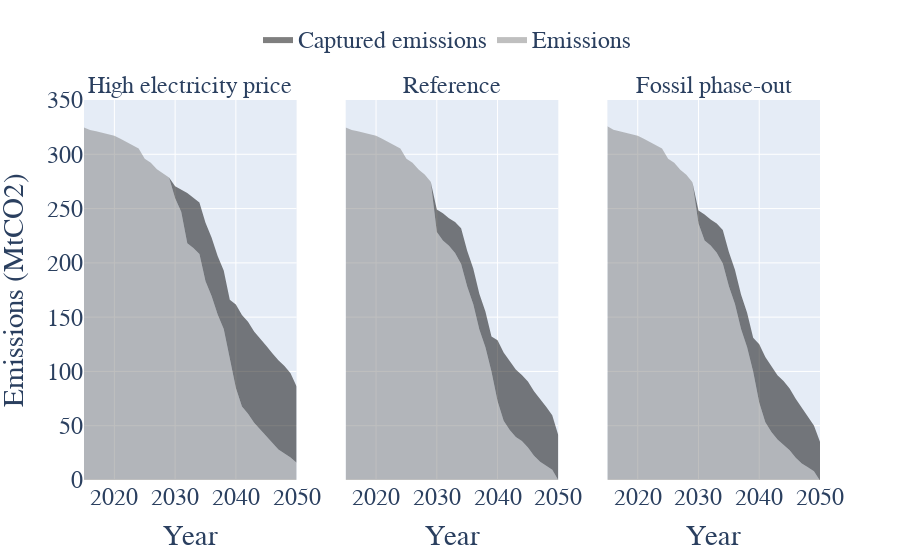

Source (notebook cell):
### Code cell
fig =make_subplots(rows=1, cols=3,subplot_titles=list(scen.keys()),shared_yaxes=True)
for i in range(len(scen.keys())):
    emissions_agg=scen[list(scen.keys())[i]]['emissions'].drop(["Sector","Country"],axis=1).groupby(by=["Year"]).sum().reset_index()
    captured_emissions_agg=scen[list(scen.keys())[i]]['captured_emissions'].drop(["Technology","Sector","Country"],axis=1).groupby(by="Year").sum().reset_index()
    showlegend=[True,False,False]
    fig.add_trace(go.Scatter(
        name="Emissions",
        x=emissions_agg.Year, y=emissions_agg.Emissions*1e-6,
        mode='lines',
        line=dict(width=0, color='grey'),
        stackgroup='one',showlegend=showlegend[i]
    ),row=1, col=i+1)
    fig.add_trace(go.Scatter(
        name="Captured emissions",
        x=captured_emissions_agg.Year, y=captured_emissions_agg.Captured_emissions*1e-6,
        mode='lines',
        line=dict(width=0, color='black'),
        stackgroup='one',showlegend=showlegend[i]
    ),row=1, col=i+1)

    fig.update_xaxes(title_text="Year", row=1, col=i+1)

fig.update_layout(#title='CO2 emissions in EU-5+1',title_x=0.5,
                   yaxis_title='Emissions (MtCO2)')
fig.update_yaxes(range=[0,350])
fig.update_layout(
    font=dict(
        family="Times New Roman",size=24)
    )
fig.update_layout(legend=dict(
    orientation="h",
    yanchor="bottom",
    y=1.1,
    xanchor="right",
    x=0.75
))
fig.update_annotations(font_size=24)

fig.show()

### Figure 1 — Plotly figure (JSON) as saved in the notebook; plotly's stock layout.template omitted (floating-point values rounded to 4 significant figures)
{"data": [{"line": {"color": "grey", "width": 0}, "mode": "lines", "name": "Emissions", "showlegend": true, "stackgroup": "one", "type": "scatter", "x": [2015, 2016, 2017, 2018, 2019, 2020, 2021, 2022, 2023, 2024, 2025, 2026, 2027, 2028, 2029, 2030, 2031, 2032, 2033, 2034, 2035, 2036, 2037, 2038, 2039, 2040, 2041, 2042, 2043, 2044, 2045, 2046, 2047, 2048, 2049, 2050], "xaxis": "x", "y": [324.8, 322.5, 321.2, 319.9, 318.4, 317.0, 314.3, 311.4, 308.5, 305.3, 295.8, 292.2, 286.3, 282.6, 278.6, 259.5, 247.0, 218.0, 213.7, 208.1, 182.9, 169.5, 152.4, 139.1, 112.5, 84.66, 67.79, 60.94, 52.74, 46.39, 40.65, 33.59, 28.02, 24.42, 20.77, 15.99], "yaxis": "y"}, {"line": {"color": "black", "width": 0}, "mode": "lines", "name": "Captured emissions", "showlegend": true, "stackgroup": "one", "type": "scatter", "x": [2015, 2016, 2017, 2018, 2019, 2020, 2021, 2022, 2023, 2024, 2025, 2026, 2027, 2028, 2029, 2030, 2031, 2032, 2033, 2034, 2035, 2036, 2037, 2038, 2039, 2040, 2041, 2042, 2043, 2044, 2045, 2046, 2047, 2048, 2049, 2050], "xaxis": "x", "y": [0, 0, 0, 0, 0, 0, 0, 0, 0, 0, 0, 0, 0, 0, 0, 10.95, 20.67, 46.24, 46.24, 47.58, 53.9, 53.9, 53.9, 53.91, 53.44, 76.89, 84.16, 84.81, 84.04, 84.13, 83.07, 83.14, 82.25, 80.68, 77.67, 70.2], "yaxis": "y"}, {"line": {"color": "grey", "width": 0}, "mode": "lines", "name": "Emissions", "showlegend": false, "stackgroup": "one", "type": "scatter", "x": [2015, 2016, 2017, 2018, 2019, 2020, 2021, 2022, 2023, 2024, 2025, 2026, 2027, 2028, 2029, 2030, 2031, 2032, 2033, 2034, 2035, 2036, 2037, 2038, 2039, 2040, 2041, 2042, 2043, 2044, 2045, 2046, 2047, 2048, 2049, 2050], "xaxis": "x2", "y": [324.6, 322.5, 321.2, 319.9, 318.4, 317.0, 314.3, 311.4, 308.5, 305.3, 295.8, 292.2, 286.0, 281.4, 274.6, 228.4, 220.5, 215.8, 209.1, 199.0, 178.2, 161.9, 138.6, 122.2, 99.65, 72.63, 54.65, 46.01, 39.58, 35.81, 29.98, 22.37, 16.71, 12.9, 9.506, -0.1619], "yaxis": "y2"}, {"line": {"color": "black", "width": 0}, "mode": "lines", "name": "Captured emissions", "showlegend": false, "stackgroup": "one", "type": "scatter", "x": [2015, 2016, 2017, 2018, 2019, 2020, 2021, 2022, 2023, 2024, 2025, 2026, 2027, 2028, 2029, 2030, 2031, 2032, 2033, 2034, 2035, 2036, 2037, 2038, 2039, 2040, 2041, 2042, 2043, 2044, 2045, 2046, 2047, 2048, 2049, 2050], "xaxis": "x2", "y": [0, 0, 0, 0, 0, 0, 0, 0, 0, 0, 0, 0, 0, 0, 0, 20.6, 25.29, 25.29, 28.39, 32.74, 32.96, 32.96, 32.96, 32.96, 32.6, 56.06, 62.73, 63.11, 62.13, 61.01, 60.65, 59.29, 58.11, 54.48, 50.15, 41.28], "yaxis": "y2"}, {"line": {"color": "grey", "width": 0}, "mode": "lines", "name": "Emissions", "showlegend": false, "stackgroup": "one", "type": "scatter", "x": [2015, 2016, 2017, 2018, 2019, 2020, 2021, 2022, 2023, 2024, 2025, 2026, 2027, 2028, 2029, 2030, 2031, 2032, 2033, 2034, 2035, 2036, 2037, 2038, 2039, 2040, 2041, 2042, 2043, 2044, 2045, 2046, 2047, 2048, 2049, 2050], "xaxis": "x3", "y": [325.8, 322.5, 321.2, 319.9, 318.5, 317.0, 314.3, 311.4, 308.5, 305.3, 295.8, 292.2, 285.8, 281.2, 274.3, 236.3, 220.6, 216.0, 209.4, 199.5, 178.3, 162.0, 139.2, 122.4, 99.78, 71.04, 53.25, 44.16, 37.4, 32.42, 27.51, 20.44, 15.3, 11.84, 8.153, -0.6113], "yaxis": "y3"}, {"line": {"color": "black", "width": 0}, "mode": "lines", "name": "Captured emissions", "showlegend": false, "stackgroup": "one", "type": "scatter", "x": [2015, 2016, 2017, 2018, 2019, 2020, 2021, 2022, 2023, 2024, 2025, 2026, 2027, 2028, 2029, 2030, 2031, 2032, 2033, 2034, 2035, 2036, 2037, 2038, 2039, 2040, 2041, 2042, 2043, 2044, 2045, 2046, 2047, 2048, 2049, 2050], "xaxis": "x3", "y": [0, 0, 0, 0, 0, 0, 0, 0, 0, 0, 0, 0, 0, 0, 0, 11.78, 24.0, 24.0, 26.91, 30.69, 31.66, 31.66, 31.66, 31.66, 31.3, 54.01, 60.06, 60.16, 59.11, 58.72, 56.78, 54.43, 51.58, 47.13, 42.04, 35.91], "yaxis": "y3"}], "layout": {"annotations": [{"font": {"size": 24}, "showarrow": false, "text": "High electricity price", "x": 0.1444, "xanchor": "center", "xref": "paper", "y": 1, "yanchor": "bottom", "yref": "paper"}, {"font": {"size": 24}, "showarrow": false, "text": "Reference", "x": 0.5, "xanchor": "center", "xref": "paper", "y": 1, "yanchor": "bottom", "yref": "paper"}, {"font": {"size": 24}, "showarrow": false, "text": "Fossil phase-out", "x": 0.8556, "xanchor": "center", "xref": "paper", "y": 1, "yanchor": "bottom", "yref": "paper"}], "font": {"family": "Times New Roman", "size": 24}, "legend": {"orientation": "h", "x": 0.75, "xanchor": "right", "y": 1.1, "yanchor": "bottom"}, "xaxis": {"anchor": "y", "domain": [0, 0.2889], "title": {"text": "Year"}}, "xaxis2": {"anchor": "y2", "domain": [0.3556, 0.6444], "title": {"text": "Year"}}, "xaxis3": {"anchor": "y3", "domain": [0.7111, 1], "title": {"text": "Year"}}, "yaxis": {"anchor": "x", "domain": [0, 1], "range": [0, 350], "title": {"text": "Emissions (MtCO2)"}}, "yaxis2": {"anchor": "x2", "domain": [0, 1], "matches": "y", "range": [0, 350], "showticklabels": false}, "yaxis3": {"anchor": "x3", "domain": [0, 1], "matches": "y", "range": [0, 350], "showticklabels": false}}}
